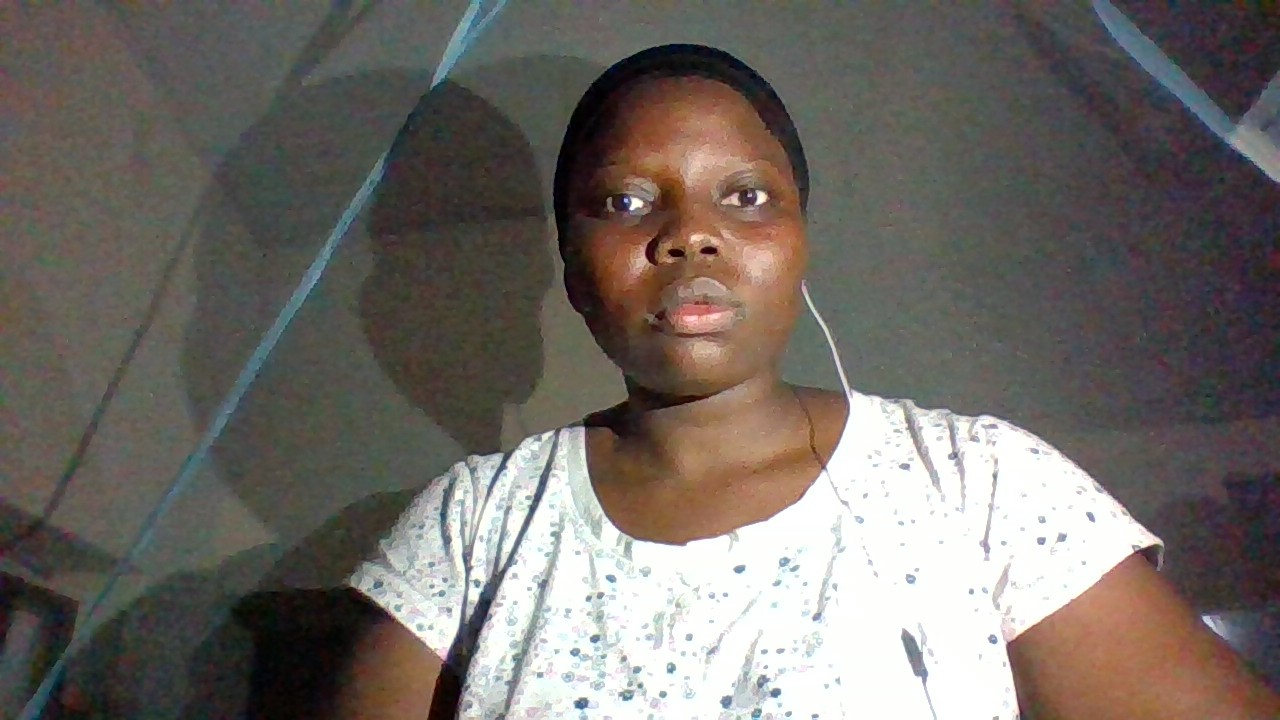
#> input picture WIN_20250702_22_32_21_Pro.jpg, 1280 x 720 px
$ python saadaspicture.py
#> lines starting #> are read from the running program, lines starting #| are printed output that depends on the picture; after the words box and inside, x2 and y2 are one past the last pixel; in counts of white or black regions, pixels touching at a corner belong together
import cv2

face_haar_cascade = cv2.CascadeClassifier('haarcascade_frontalface_default.xml')

image = cv2.imread('WIN_20250702_22_32_21_Pro.jpg')
#> image is the input picture: shape (720, 1280, 3); mean B, G, R 101.8, 107, 112.9

grey = cv2.cvtColor(image, cv2.COLOR_BGR2GRAY)
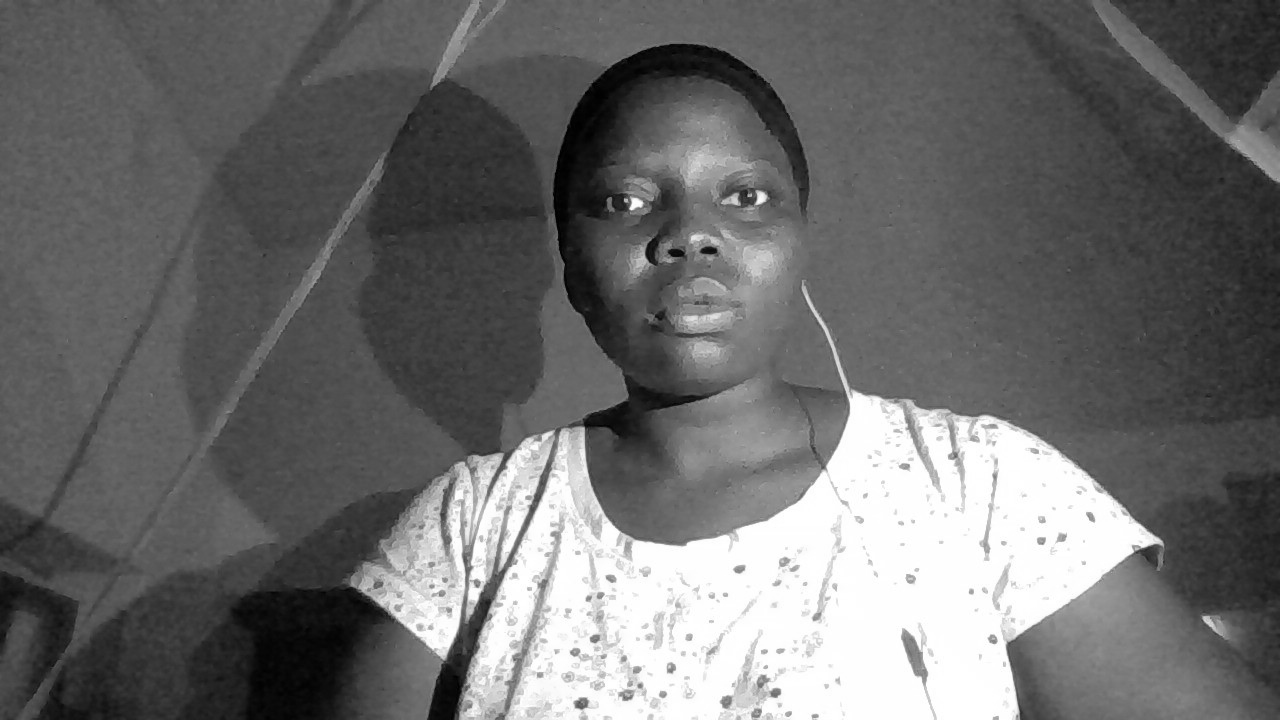
#> grey: shape (720, 1280); min 0, max 255, mean 108.2

#cv2.imshow("Grey", grey)

#cv2.waitKey(0)

faces = face_haar_cascade.detectMultiScale(grey, 1.1, 4)
#> faces = [[464, 654, 55, 55], [552, 100, 281, 281]]
for (x, y, w, h) in faces:
    cv2.rectangle(image, (x, y), (x + w, y + h), (0, 255, 0), 5)
#> this loop made 2 passes
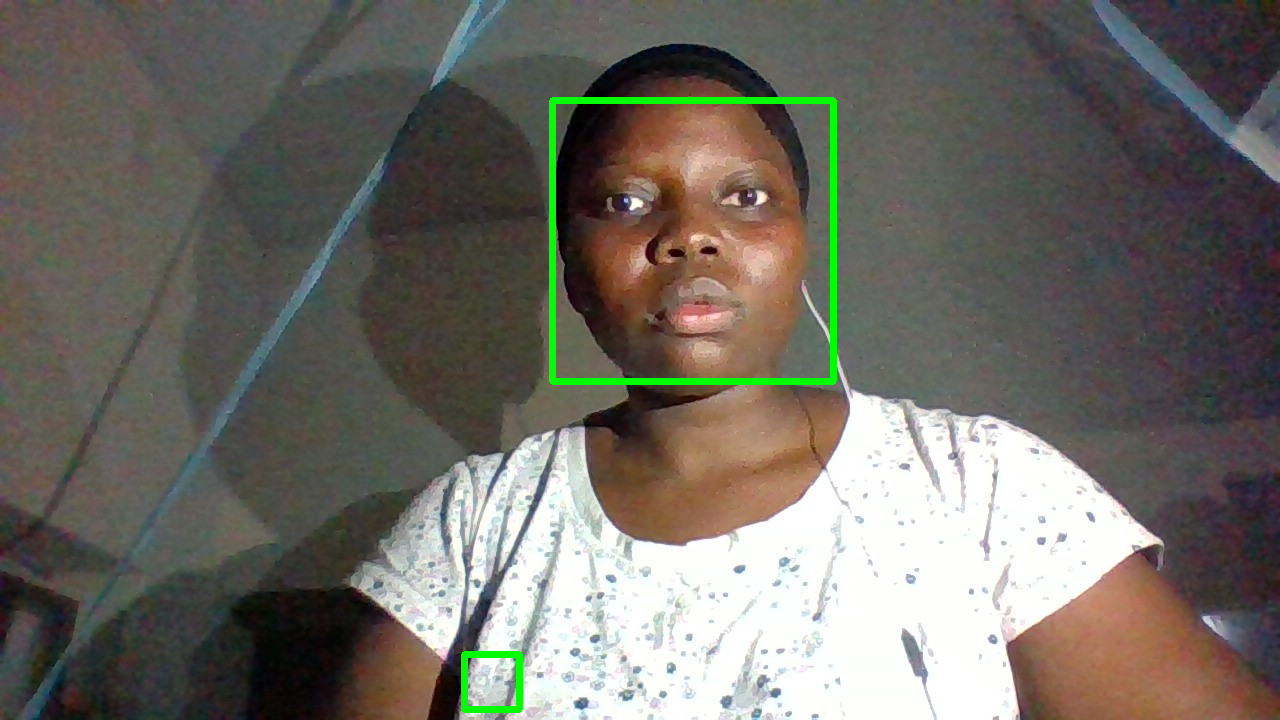
#> image: shape (720, 1280, 3); 1.02% of pixels changed, all inside (x1, y1, x2, y2) = (461, 97, 837, 713)

cv2.imshow("Faces", image)
cv2.waitKey(0)

$ run again, with WIN_20250702_14_53_53_Pro.jpg copied over WIN_20250702_22_32_21_Pro.jpg
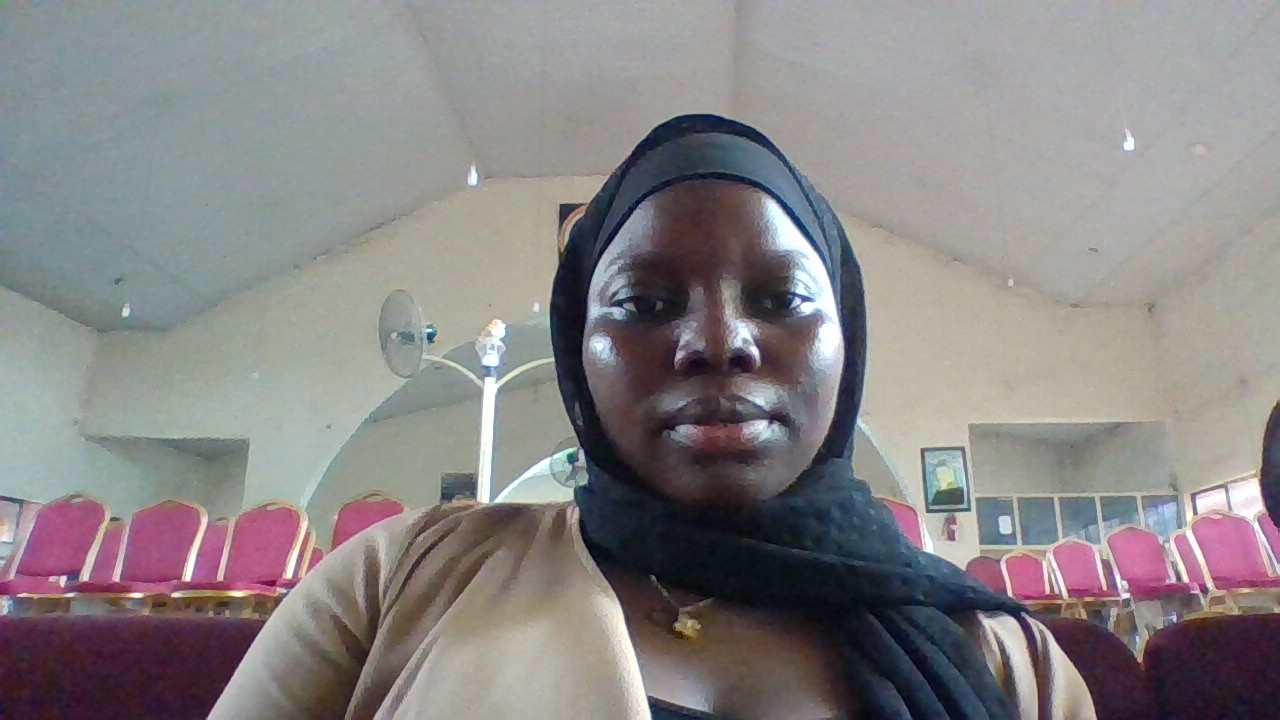
#> input picture WIN_20250702_14_53_53_Pro.jpg, 1280 x 720 px
#> image is the input picture: shape (720, 1280, 3); mean B, G, R 132.8, 132, 136
#> `grey = cv2.cvtColor(image, cv2.COLOR_BGR2GRAY)`:
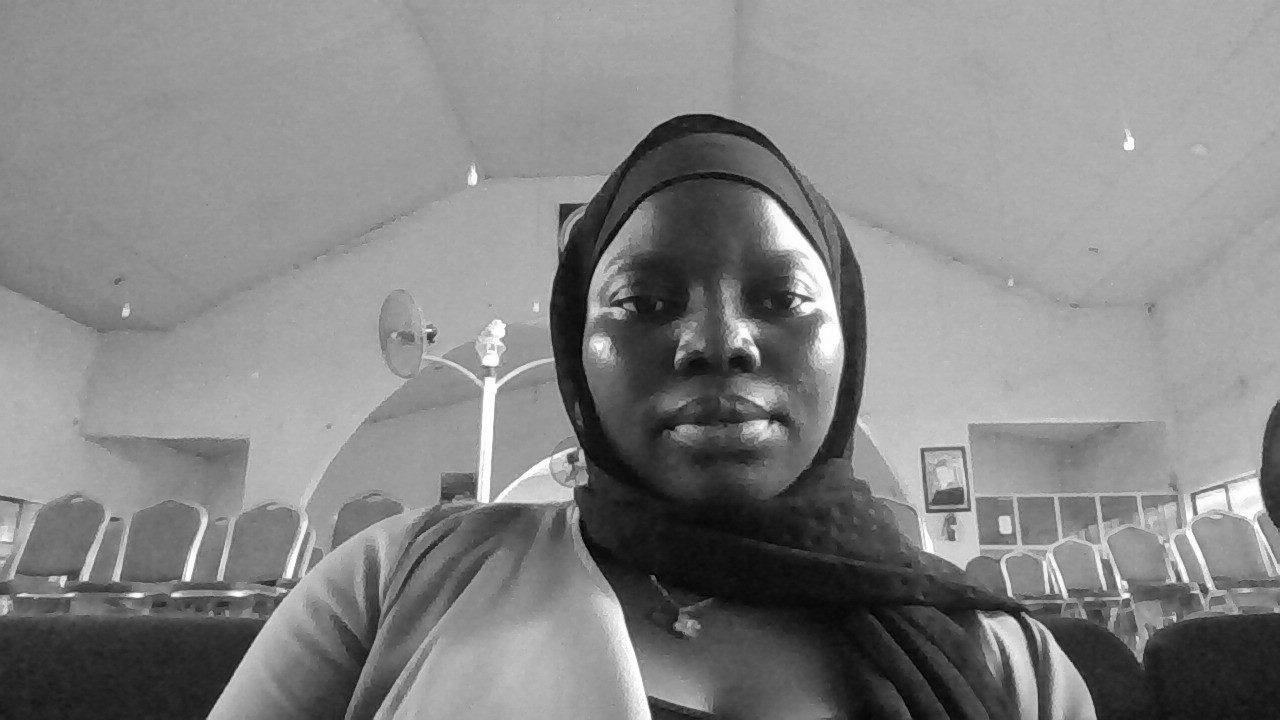
#> grey: shape (720, 1280); min 0, max 255, mean 133.2
#> faces = [[1084, 464, 109, 109]]
#> the loop `for (x, y, w, h) in faces:` made 1 pass
#> after the loop `for (x, y, w, h) in faces:`:
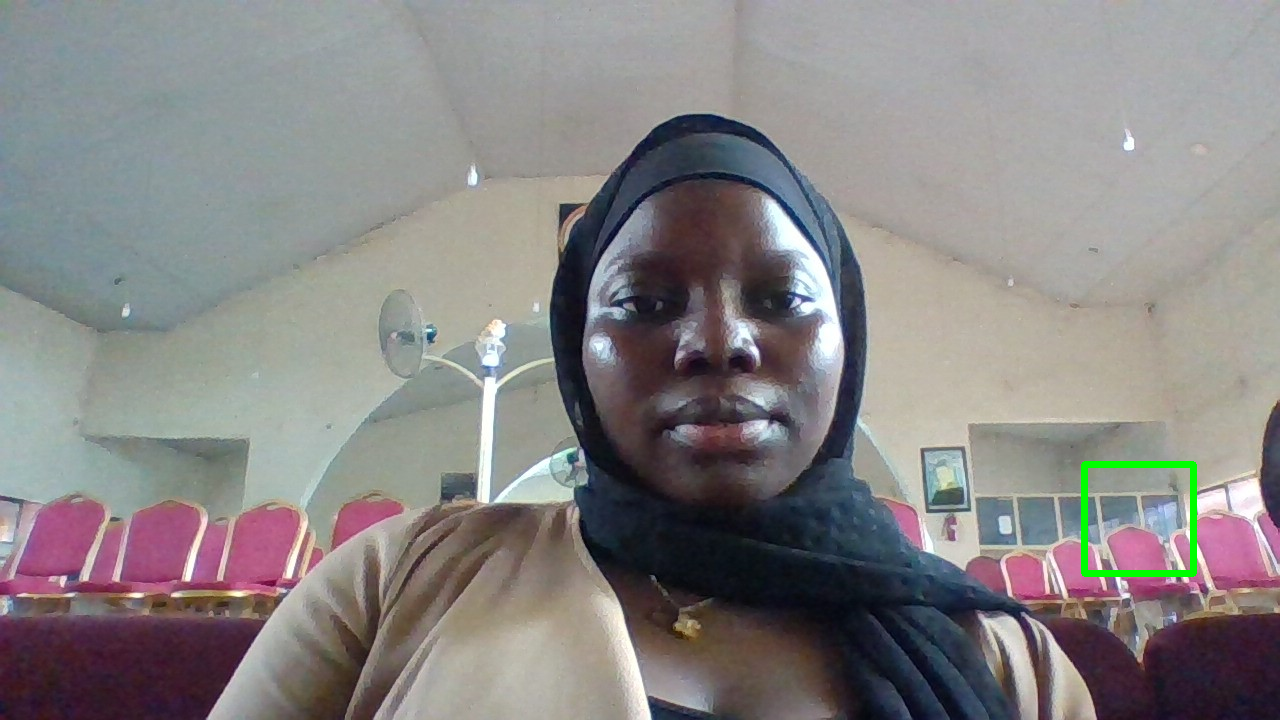
#> image: shape (720, 1280, 3); 0.33% of pixels changed, all inside (x1, y1, x2, y2) = (1081, 461, 1197, 577)
